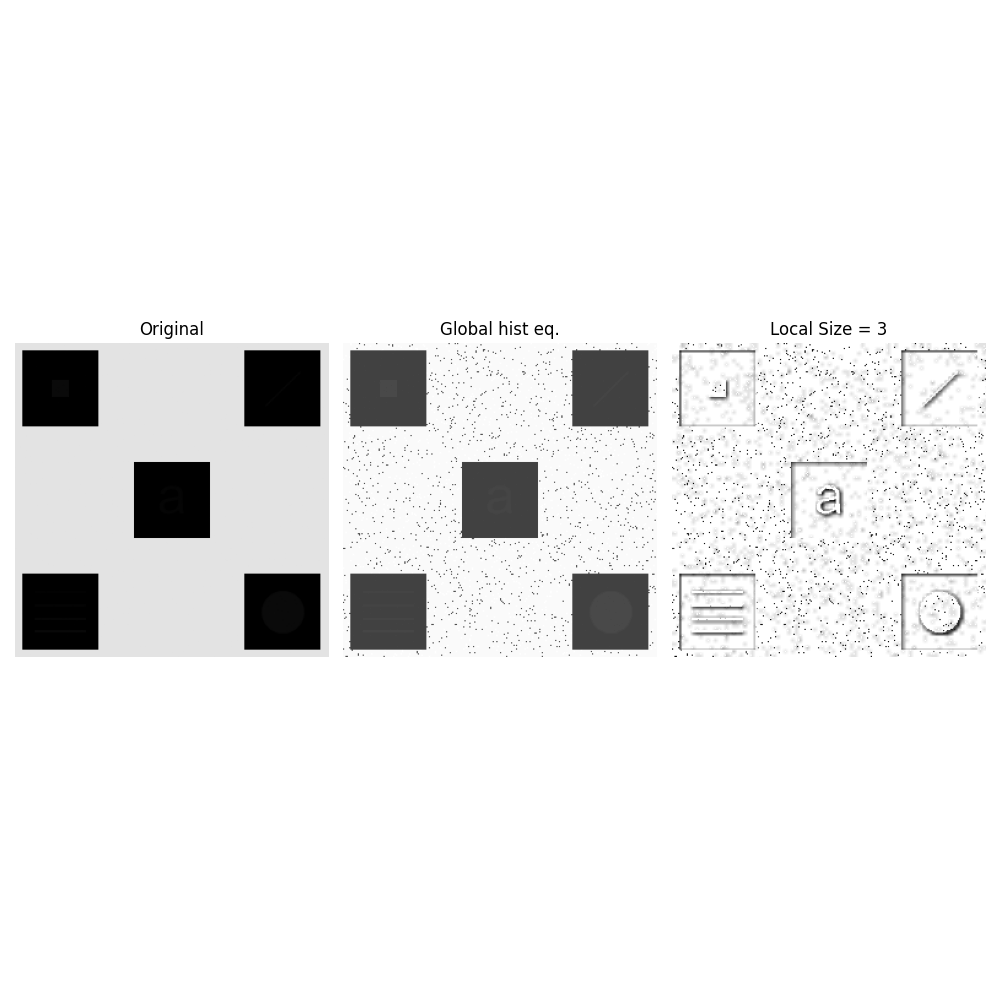

The Python source for this figure:

import sys
import os
import numpy as np
import matplotlib.pyplot as plt
from skimage.io import imread
from skimage import exposure
from libDIPUM.data_path import dip_data

# Image loading
img_name = dip_data('hidden-symbols.tif')

f = imread(img_name)
if f.ndim == 3: f = f[:, :, 0]

NR, NC = f.shape
Local = 3

# Global HE
# skimage histeq returns float
g1_float = exposure.equalize_hist(f)
g1 = (g1_float * 255).astype(np.uint8)

# Local HE
# MATLAB: NumTiles = [floor(NR/Local), floor(NC/Local)]
# If Local=3, Tile Size is approx 3x3.
# skimage equalize_adapthist takes kernel_size.
# kernel_size = [Local, Local] (integer dimensions of the tile/window).

# ClipLimit = 1.
# In skimage, clip_limit is normalized between 0 and 1.
# MATLAB 'ClipLimit' is also 0 to 1.
# So we use clip_limit=1.0.

# Note: equalize_adapthist acts on float [0,1] image usually or converts it.
# It returns float [0,1].

# tile_size calculation:
# MATLAB: NumTiles.
# skimage: kernel_size.
# If NumTiles = NR/3. Then pixel size of tile is NR/(NR/3) = 3.
# So kernel_size = (3, 3).

# However, skimage's kernel_size corresponds to the window size for sliding window?
# No, equalize_adapthist uses CLAHE which operates on tiles.
# "kernel_size: integer or list-like, optional. Defines the shape of contextual regions used in the algorithm."
# Default is image_shape/8.

# Implementation:
g2_float = exposure.equalize_adapthist(f, kernel_size=(Local, Local), clip_limit=1.0)
g2 = (g2_float * 255).astype(np.uint8)

# Display
fig, axes = plt.subplots(1, 3, figsize=(10, 10))
axes = axes.flatten()

# 1. Original
axes[0].imshow(f, cmap='gray', vmin=0, vmax=255)
axes[0].set_title('Original')
axes[0].axis('off')

# 2. Global HE
axes[1].imshow(g1, cmap='gray', vmin=0, vmax=255)
axes[1].set_title('Global hist eq.')
axes[1].axis('off')

# 3. Local HE
axes[2].imshow(g2, cmap='gray', vmin=0, vmax=255)
axes[2].set_title(f'Local Size = {Local}')
axes[2].axis('off')

plt.tight_layout()
plt.savefig('Figure332.png')
print("Saved Figure332.png")
plt.show()
